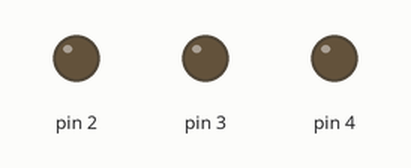
This sketch was run on a simulated Arduino Uno, built with avr-gcc and run on an emulated ATmega328P. On the bench: output pins drawn as LEDs (lit = HIGH).

Above: at 0.2 s.
At 1.2 s:
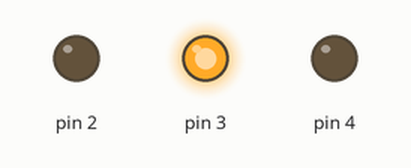
At 1.7 s:
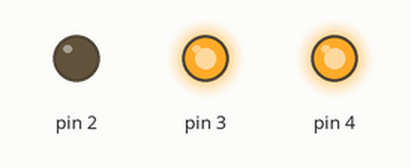
At 2.2 s:
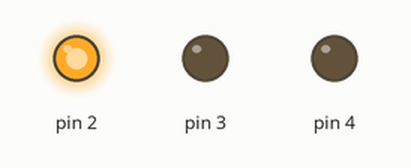
At 3.2 s:
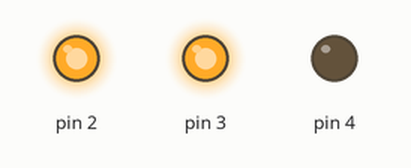
At 4.7 s:
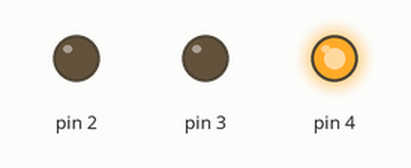
Timing chart, 0 to 5.2 s (numbered marks = the images above):
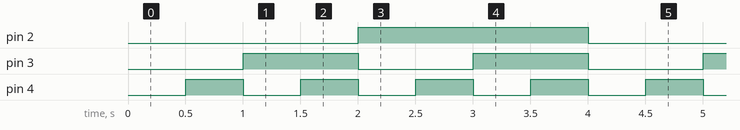

Measured:
- by itself, pin 2: alternates HIGH for 2.0 s and LOW for 2.0 s
- by itself, pin 3: alternates HIGH for 1.0 s and LOW for 1.0 s
- by itself, pin 4: alternates HIGH for 0.50 s and LOW for 0.50 s

The sketch:

3_led_blinking_real.ino
```cpp
void setup() {
pinMode(2,OUTPUT);
pinMode(3,OUTPUT);
pinMode(4,OUTPUT);

}

void loop() {
   for(int i=0;i<2;i++)
  {
    for(int j=0;j<2;j++)
    {
       for(int m=0;m<2;m++)
       {
      digitalWrite(2,i);
      digitalWrite(3,j);
      digitalWrite(4,m);
      delay(500);
    }
  }
}
}
```
